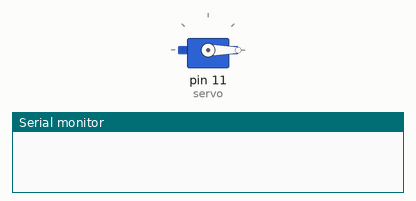
A sketch run on a simulated Arduino Uno, built with avr-gcc and run on an emulated ATmega328P. Parts: servo, the last lines printed to the serial monitor.

Above: at 0.1 s.
At 1.6 s:
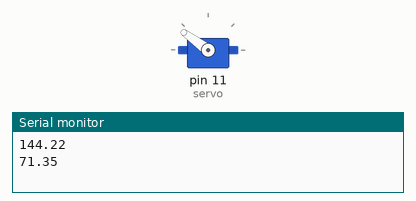
At 2.6 s:
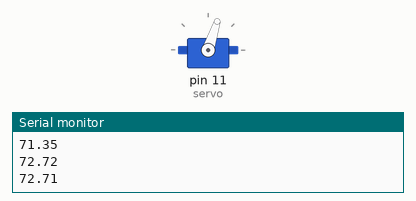
Timing chart, 0 to 4.1 s (numbered marks = the images above):
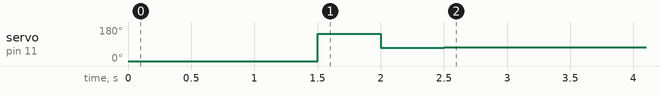

Measured:
- by itself, servo on pin 11 (servo): 0° → 144° at 1.5 s, → 71° 0.50 s later, → 72° 0.50 s later

The sketch:

PID.ino
```cpp
#include <Servo.h>
Servo servo;

//  PID 상수 정의
double kp = 0.005;
double ki = 0.002;
double kd = 0.001;

unsigned long currentTime, previousTime;
double elapsedTime;
double error;
double lastError;
double input, output, setPoint;
double cumError, rateError;

void setup(){
  Serial.begin(9600);
  servo.attach(11);
  setPoint = 72;     // setPoint 변수 초기화
  servo.write(0);
  delay(1000);
}

void loop(){
  input = servo.read();     // 서보모터 각도 읽기
  output = computePID(input);
  Serial.println(output);
  delay(500);
  servo.write(output);     // PID 제어값으로 모터 제어
}

// PID 제어값 계산 함수
double computePID(double inp){
  currentTime = millis();    // 현재 시간 가져오기
  elapsedTime = (double)(currentTime - previousTime);   // 마지막 실행 이후 흐른 시간 계산
  error = setPoint - inp;     // 현재 오차 계산
  cumError += error * elapsedTime;     // 적분 계산
  rateError = (error - lastError)/elapsedTime;   // 미분 계산

  double out = (kp * error) + (ki * cumError) + (kd * rateError);    // PID 제어값 계산

  lastError = error;     // 현재 에러를 저장
  previousTime = currentTime;    // 현재 시간 저장

  return out;     // 제어 결과 반환
}
```
